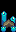

This is a level from a 2D game, rendered from its Tiled map with the project's own tilesets. A one-line summary and the complete map file follow:
An orthogonal 1x2 tile map with 16x16 px tiles, 5 tile layers (Back, Back2, Buildings, Front, ...), 1 hidden layer not drawn and 1 object (TileData).

<map version="1.8" tiledversion="1.8.5" orientation="orthogonal" renderorder="right-down" width="1" height="2" tilewidth="16" tileheight="16" infinite="0" nextlayerid="17" nextobjectid="12">
 <properties>
  <property name="Outdoors" value="T" />
  <property name="Warp" value="59 62 EastScarp_Village 73 1 60 62 EastScarp_Village 74 1 61 62 EastScarp_Village 75 1" />
 </properties>
 <tileset firstgid="1" name="Desty_Hector_Tilesheet" tilewidth="16" tileheight="16" tilecount="420" columns="15">
  <image source="Desty_Hector_Tilesheet.png" width="240" height="448" />
 </tileset>
 <layer id="1" name="Back" width="1" height="2">
  <data encoding="csv">
0,
0
</data>
 </layer>
 <layer id="15" name="Back2" width="1" height="2">
  <data encoding="csv">
0,
0
</data>
 </layer>
 <objectgroup id="2" name="Back" />
 <layer id="3" name="Buildings" width="1" height="2">
  <data encoding="csv">
0,
278
</data>
 </layer>
 <objectgroup id="16" name="Buildings">
  <object id="8" name="TileData" x="0" y="16" width="16" height="16">
   <properties>
    <property name="Action" value="DropBox DruidAltarWinter" />
   </properties>
  </object>
 </objectgroup>
 <layer id="5" name="Paths" width="1" height="2" visible="0">
  <data encoding="csv">
0,
0
</data>
 </layer>
 <objectgroup id="6" name="Paths" />
 <layer id="7" name="Front" width="1" height="2">
  <data encoding="csv">
263,
0
</data>
 </layer>
 <objectgroup id="8" name="Front" />
 <layer id="9" name="AlwaysFront" width="1" height="2">
  <data encoding="csv">
0,
0
</data>
 </layer>
 <objectgroup id="10" name="AlwaysFront" />
</map>
